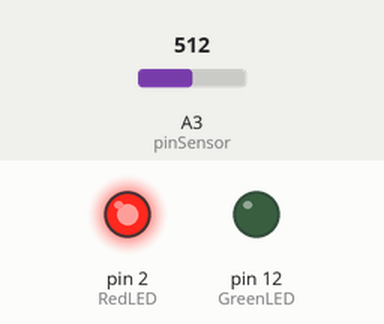
Recording of a sketch running on a simulated Arduino Uno, built with avr-gcc and run on an emulated ATmega328P. Parts: output pins drawn as LEDs (lit = HIGH). The inputs (shaded band) are chosen by the test bench; at power-on: A3 (pinSensor) = 512.

Above: at 1.2 s.
1.3 s: A3 (pinSensor) set to 176
2.8 s: A3 (pinSensor) set to 153
At 3.6 s:
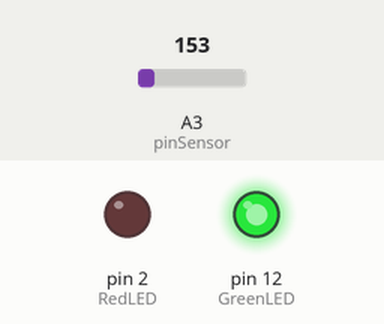
4.3 s: A3 (pinSensor) set to 306
At 4.8 s:
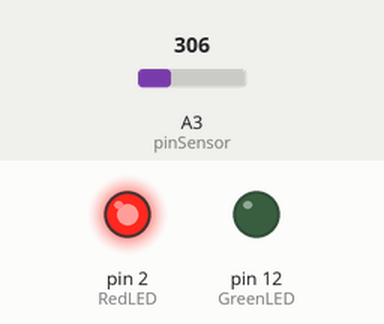
5.8 s: A3 (pinSensor) set to 156
At 7.1 s:
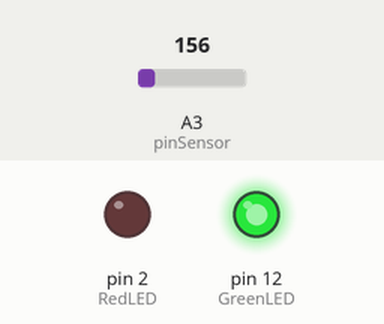
Timing chart, 0 to 8.3 s (numbered marks = the images above; inputs shaded):
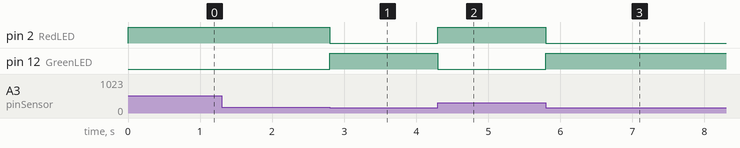

The sketch:

projeto02.ino
```cpp
/*
  //Função utilizada para descobrir o valor referente à tempC de 30ºC lido pela entrada analógica 3

  int tempC = 0;  //A variável inteira "tempC" é declarada e é atribuido o valor 0 a ela
  int pinSensor = A3;  //Atribuindo a porta analógica 3 à variável inteira "pinSensor"

  void setup(){
    Serial.begin(9600);  //Inicialização da função serial
  }

  void loop(){
    tempC = analogRead(pinSensor);  //O valor lido pela porta pinSensor é atribuído à variável tempC
    Serial.println(tempC);  //O valor de tempC é mostrado no monitor serial
  }

 */

#define GreenLED 12  //Definindo a porta 12 como GreenLED
#define RedLED 2  //Definindo a porta 2 como RedLED

int tempC = 0; //A variável inteira "tempC" é declarada e é atribuido o valor 0 a ela
int pinSensor = A3;  //Atribuindo a porta analógica 3 à variável inteira "pinSensor"

void setup(){
 pinMode(GreenLED, OUTPUT); //Estabelecendo GreenLED como porta de saída
 pinMode(RedLED, OUTPUT);  //Estabelecendo RedLED como porta de saída
}

void loop(){
  tempC = analogRead(pinSensor);  //O valor lido pela porta pinSensor é atribuído à variável tempC

  if(tempC <= 166){
    digitalWrite(GreenLED, HIGH);  //Se tempC for menor ou igual a 166 (valor referente a 30ºC), GreenLED é ligado
  } else{
    digitalWrite(GreenLED, LOW);  //Se tempC não for menor ou igual a 166, GreenLED é/continua ligado
  }

  if(tempC > 166){
    digitalWrite(RedLED, HIGH);  //Se tempC for maior que 166, GreenLED é ligado
  } else{
    digitalWrite(RedLED, LOW);  //Se tempC não for maior que 166, GreenLED é/continua desligado
  }

}
```

Measured:
- the behaviour switches between 167 and 166 on A3 (pinSensor) (found by bisection; images 0 and 1)
- after the input at 1.3 s, every drawn part: stays the same
- after the input at 2.8 s, pin 2 (RedLED): HIGH → LOW at once; pin 12 (GreenLED): LOW → HIGH at once
- after the input at 4.3 s, pin 2 (RedLED): LOW → HIGH at once; pin 12 (GreenLED): HIGH → LOW at once
- after the input at 5.8 s, pin 2 (RedLED): HIGH → LOW at once; pin 12 (GreenLED): LOW → HIGH at once
